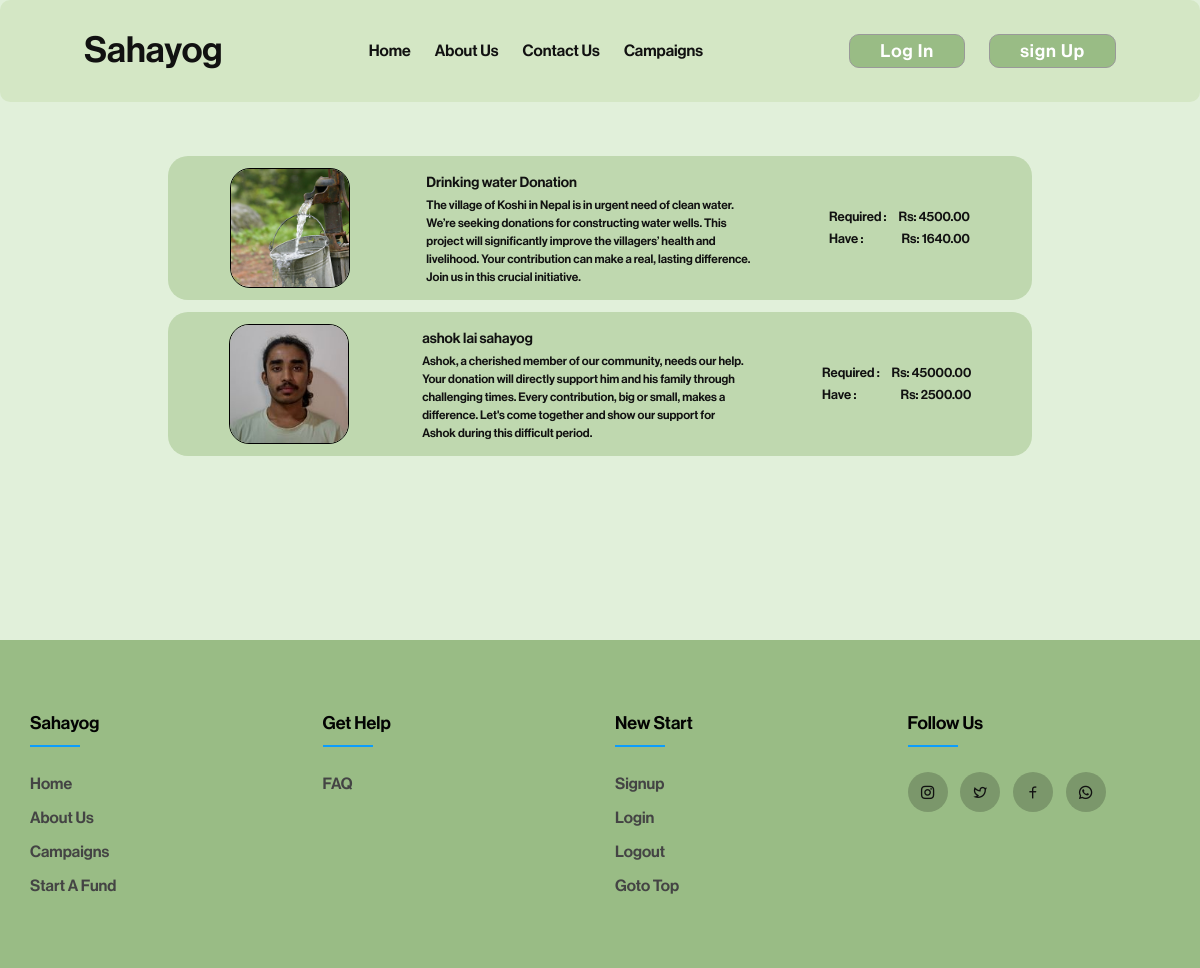
The app's page /campaign/, older data.
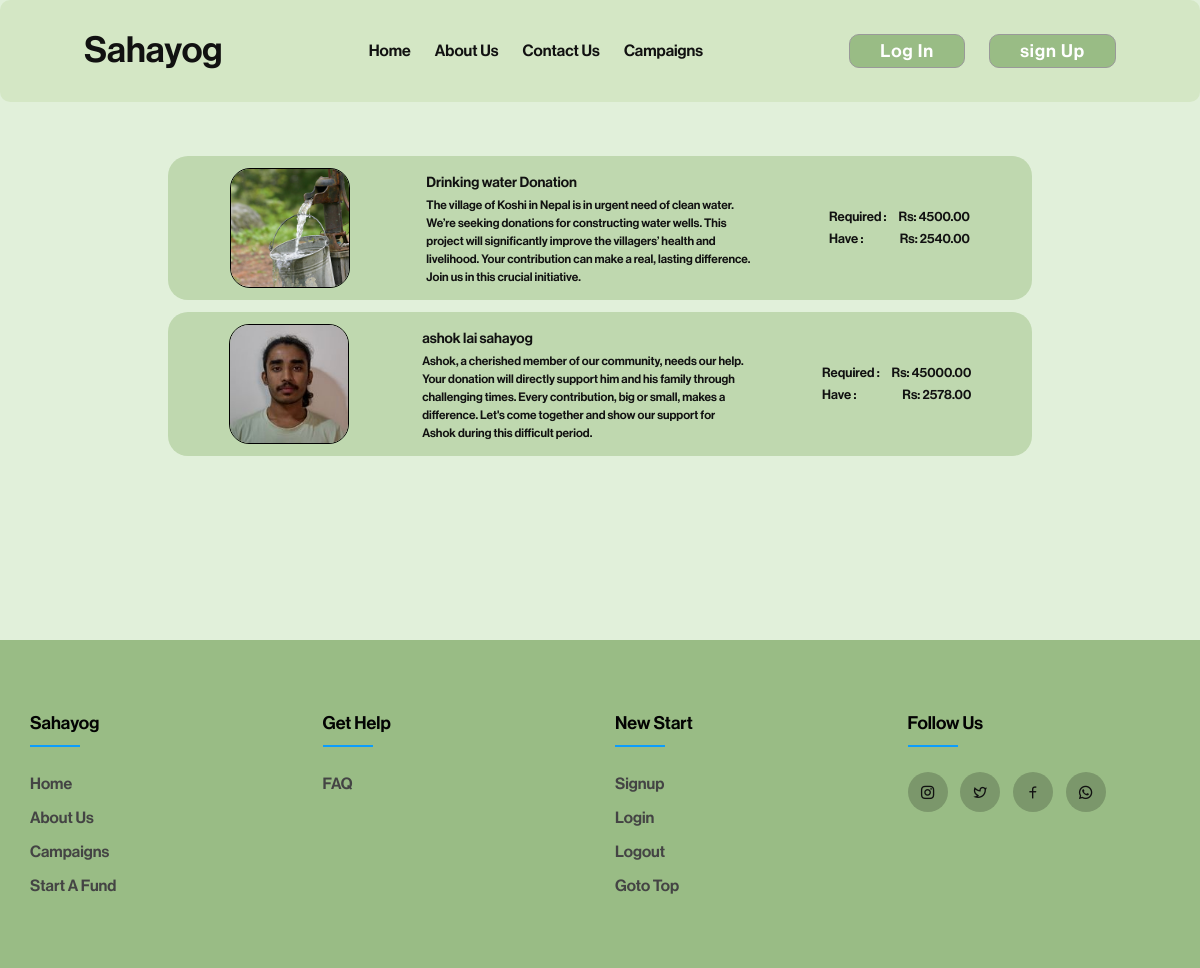
The same page, newer data.
### fundapp/models.py (models this page shows, shortened)
class AllFund(models.Model):
    user = models.ForeignKey(User, on_delete=models.CASCADE, related_name='user_campaign')
    sno = models.AutoField(primary_key=True)
    image = models.ImageField(upload_to="fundapp/images", default="upload-image")
    title = models.CharField(max_length=100)
    description = models.TextField(blank=True)
    campaignType = models.CharField(max_length=100)
    required = models.DecimalField(max_digits=19, decimal_places=10)
    have = models.DecimalField(max_digits=19, decimal_places=10, default=0)
    slug = models.CharField(max_length=130,unique=True, blank=True)
    timeStamp = models.DateField(auto_now_add=True, blank=True)

### fundapp/views.py (the view)
# urls.py: path('campaign/', views.campaign,name='causes'),
def campaign(request):
    allfund= AllFund.objects.all()[::-1]
    context = {"allfund": allfund}
    return render(request, 'campaign.html', context)

### templates/campaign.html (shortened to what this page needs)
{% extends "base.html" %}
{% block stylesheet %}
<link rel="stylesheet" href="/static/css/campaign.css">
{% endblock stylesheet %}
{% block content %}
<div id="main">
    <div id="campaign">
        <div id="each-person-container">
            {% for item in allfund %}
            <a href="/campaign/{{item.slug}}">
                <div class="each-person">
                    <div class="image">
                        <img src="{{item.image.url}}" alt="">
                    </div>
                    <div class="info">
                        <a href="/campaign/{{item.slug}}">{{item.title}}</a>
                        <p>{{item.description}}</p>
                    </div>
                    <ul>
                        <li>required :
                            <span>Rs: {{item.required|floatformat:2}}</span>
                        </li>
                        <li>have :
                            <span>Rs: {{item.have|floatformat:2}}</span>
                        </li>
                    </ul>
                </div>
            </a>
            {% endfor %}
        </div>
    </div>
</div>
{% endblock content %}

Row changes from the older to the newer data that the page shows:
changed AllFund "Drinking water Donation": have "1640.00" → "2540.00"
changed AllFund "ashok lai sahayog": have "2500.00" → "2578.00"
